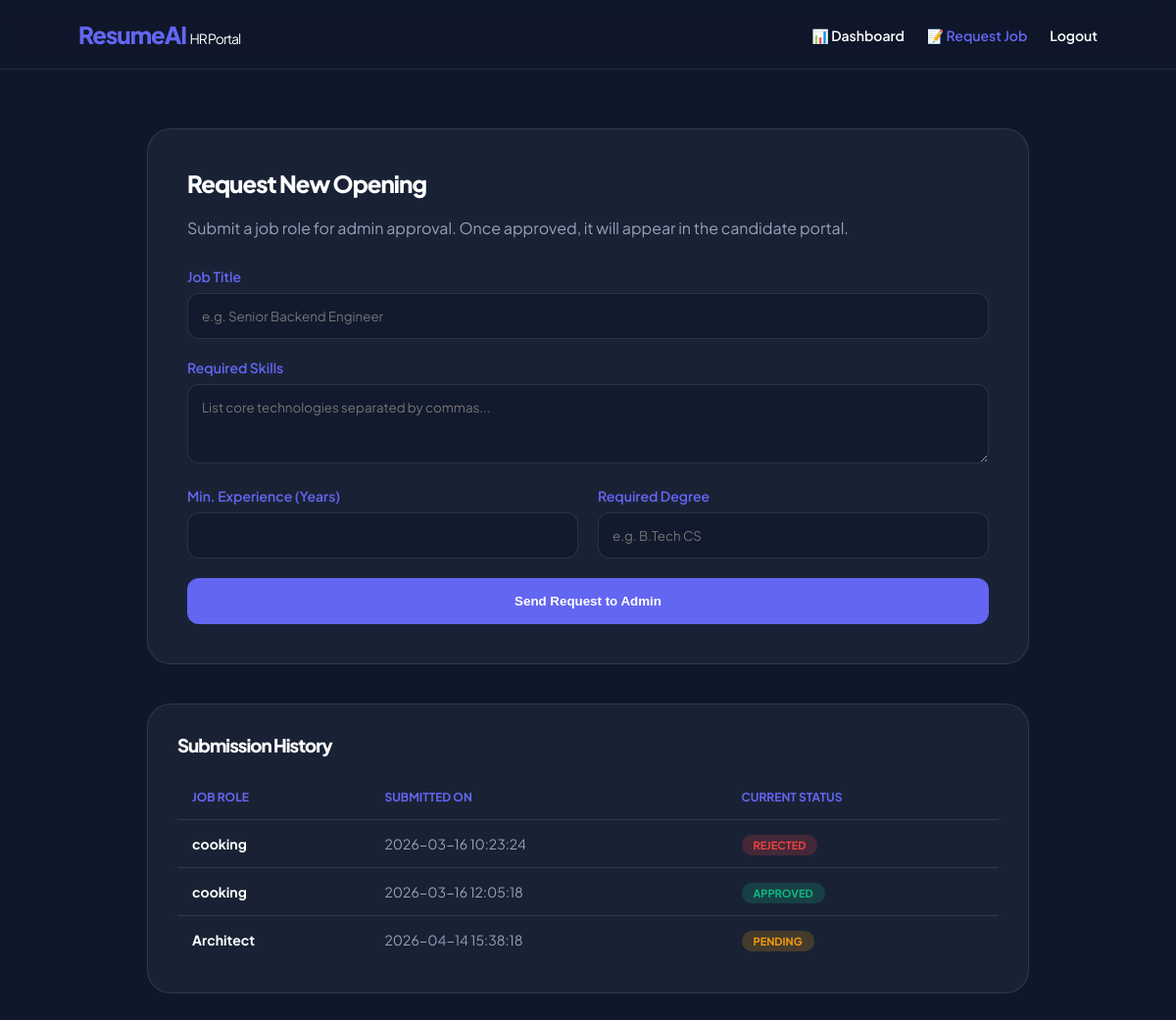
The app's page /hr/request_job (signed in) with its own data.
### tables this page shows
CREATE TABLE job_requests (
            id INTEGER PRIMARY KEY AUTOINCREMENT,
            hr_id INTEGER,
            job_title TEXT,
            skills TEXT,
            experience TEXT,
            degree TEXT,
            status TEXT DEFAULT 'Pending',
            created_at TIMESTAMP DEFAULT CURRENT_TIMESTAMP
        );

### app.py (the view, shortened to what this page needs)
@app.route("/hr/request_job", methods=["GET", "POST"])
def hr_request():
    if session.get("role") != "hr":
        return redirect("/login")
    hr_id = session.get("user_id")
    conn = sqlite3.connect("jobs.db")
    cursor = conn.cursor()
    my_requests = get_hr_requests(hr_id)
    conn.close()
    return render_template("hr_request.html", requests=my_requests)

### app.py (called while the page is built, shortened)
def get_hr_requests(hr_id):
    conn = sqlite3.connect("jobs.db")
    cursor = conn.cursor()
    cursor.execute("""
        SELECT id, job_title, skills, experience, degree, created_at, status
        FROM job_requests
        WHERE hr_id=?
    """, (hr_id,))
    rows = cursor.fetchall()
    conn.close()
    return rows

@app.context_processor
def inject_pending_count():
    count = 0
    return dict(pending_count=count)

### templates/hr_request.html (shortened to what this page needs)
<!DOCTYPE html>
<html lang="en">
<head>
</head>
<body>
<nav>
    <h1 style="font-size: 24px; color: var(--primary); margin:0;">ResumeAI <span style="color:white; font-size:14px; font-weight:400;">HR Portal</span></h1>
    <div>
        <a href="/hr_dashboard">📊 Dashboard</a>
        <a href="/hr/request_job" style="color:var(--primary)">📝 Request Job</a>
        <a href="/logout">Logout</a>
    </div>
</nav>
<div class="container">
    <div class="glass-card">
        <h2 style="margin-top:0;">Request New Opening</h2>
        <p style="color: #94a3b8; margin-bottom: 30px;">Submit a job role for admin approval. Once approved, it will appear in the candidate portal.</p>
        <form method="POST">
            <label>Job Title</label>
            <input type="text" name="title" placeholder="e.g. Senior Backend Engineer" required>
            <label>Required Skills</label>
            <textarea name="skills" rows="3" placeholder="List core technologies separated by commas..." required></textarea>
            <div style="display: flex; gap: 20px;">
                <div style="flex: 1;">
                    <label>Min. Experience (Years)</label>
                    <input type="number" name="experience" required>
                </div>
                <div style="flex: 1;">
                    <label>Required Degree</label>
                    <input type="text" name="degree" placeholder="e.g. B.Tech CS" required>
                </div>
            </div>
            <button type="submit" class="btn-submit">Send Request to Admin</button>
        </form>
    </div>
    <div class="glass-card" style="padding: 30px;">
        <h3 style="margin-top:0;">Submission History</h3>
        <table>
            <thead>
                <tr>
                    <th>Job Role</th>
                    <th>Submitted On</th>
                    <th>Current Status</th>
                </tr>
            </thead>
            <tbody>
                {% for r in requests %}
                <tr>
                    <td><strong>{{ r[1] }}</strong></td>
                    <td style="color: #94a3b8;">{{ r[5] }}</td>
                    <td><span class="status {{ r[6]|lower }}">{{ r[6] }}</span></td>
                </tr>
                {% endfor %}
            </tbody>
        </table>
    </div>
</div>
</body>
</html>

### templates/hr_request.html (style rules this page uses)
:root { --primary: #6366f1; --bg: #0f172a; --card: rgba(30, 41, 59, 0.7); --border: rgba(255, 255, 255, 0.1); }
body { margin: 0; font-family: 'Plus Jakarta Sans', sans-serif; background: var(--bg); color: white; min-height: 100vh; }
nav { display: flex; justify-content: space-between; align-items: center; padding: 20px 80px; background: rgba(15, 23, 42, 0.8); backdrop-filter: blur(10px); border-bottom: 1px solid var(--border); position: sticky; top: 0; z-index: 100; }
nav a { color: white; text-decoration: none; margin-left: 20px; font-weight: 600; font-size: 14px; transition: 0.3s; }
.container { max-width: 900px; margin: 60px auto; padding: 0 20px; }
.glass-card { background: var(--card); padding: 40px; border-radius: 24px; border: 1px solid var(--border); backdrop-filter: blur(12px); margin-bottom: 40px; }
h1, h2, h3 { font-weight: 800; letter-spacing: -1px; }
label { display: block; margin-bottom: 8px; font-size: 14px; color: var(--primary); font-weight: 600; }
input, textarea { width: 100%; padding: 14px; margin-bottom: 20px; background: rgba(15, 23, 42, 0.6); border: 1px solid var(--border); border-radius: 12px; color: white; font-family: inherit; box-sizing: border-box; }
.btn-submit { background: var(--primary); color: white; border: none; padding: 16px; border-radius: 12px; font-weight: 700; cursor: pointer; width: 100%; transition: 0.3s; }
table { width: 100%; border-collapse: collapse; margin-top: 10px; }
th { text-align: left; color: var(--primary); font-size: 12px; text-transform: uppercase; padding: 15px; }
td { padding: 15px; border-top: 1px solid var(--border); font-size: 14px; }
.status { padding: 4px 12px; border-radius: 20px; font-size: 11px; font-weight: 700; text-transform: uppercase; }
.pending { background: rgba(245, 158, 11, 0.2); color: #f59e0b; }
.approved { background: rgba(16, 185, 129, 0.2); color: #10b981; }
.rejected { background: rgba(239, 68, 68, 0.2); color: #ef4444; }

### records on screen
job_requests: job_title "cooking", created_at "2026-03-16 10:23:24", status "REJECTED"
job_requests: job_title "cooking", created_at "2026-03-16 12:05:18", status "APPROVED"
job_requests: job_title "Architect", created_at "2026-04-14 15:38:18", status "PENDING"
